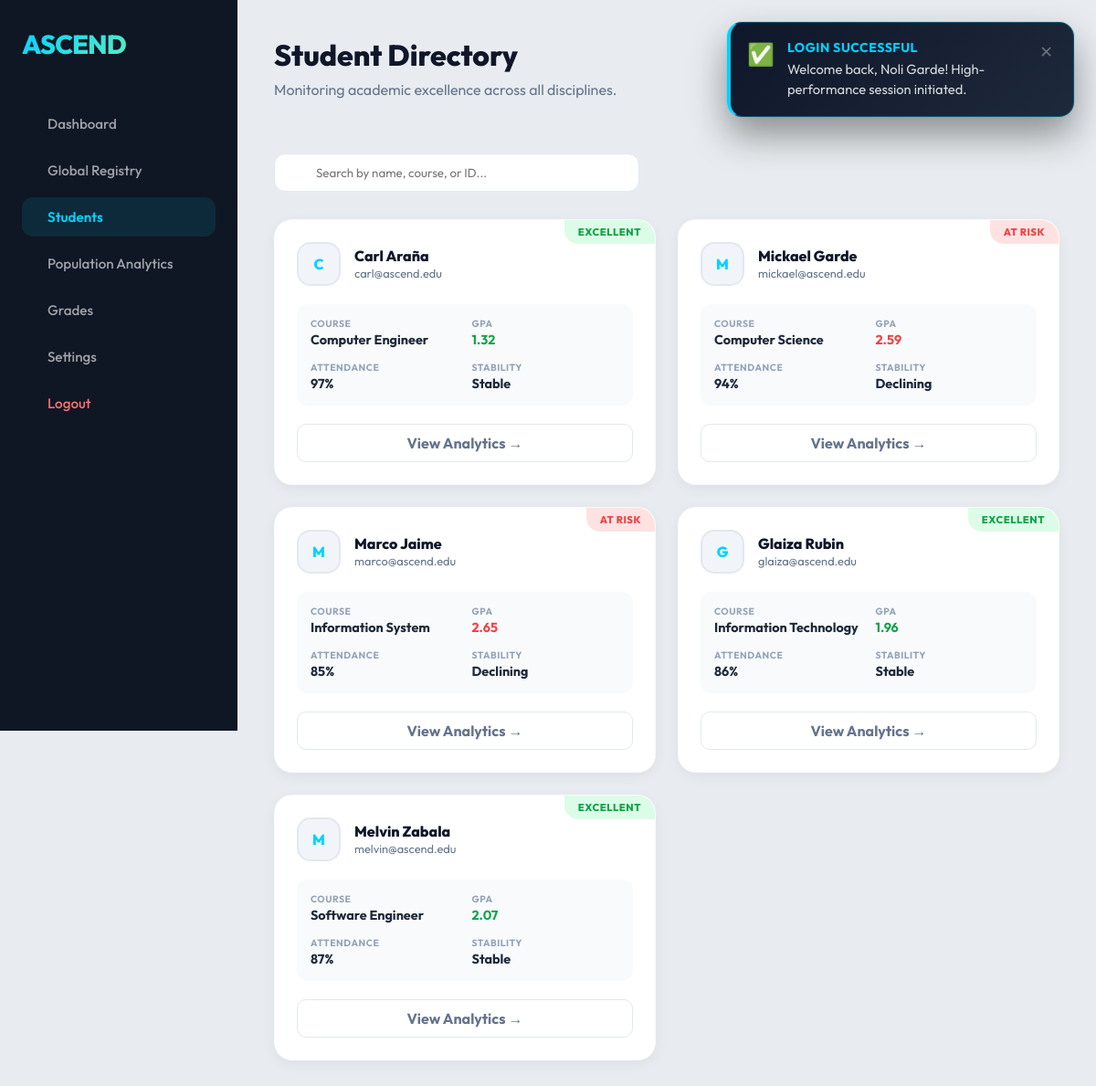
Screenshot of /teacher/students.php (signed in) with the database file from the repository.
### tables this page shows
CREATE TABLE `users` (
  `id` int(11) NOT NULL AUTO_INCREMENT,
  `username` varchar(100) NOT NULL,
  `email` varchar(100) NOT NULL,
  `password` varchar(255) NOT NULL,
  `role` enum('student','parent','teacher','guest','faculty','school_admin','registrar','cashier','librarian') DEFAULT NULL,
  `course` varchar(100) DEFAULT NULL,
  `created_at` timestamp NOT NULL DEFAULT current_timestamp(),
  PRIMARY KEY (`id`),
  UNIQUE KEY `email` (`email`)
);

### teacher/students.php (the view, shortened to what this page needs)
<?php
include('../config/db.php');
$search = isset($_GET['search']) ? trim($_GET['search']) : '';
$sql = "SELECT id, username, email, course, created_at FROM users WHERE role='student'";
$sql .= " ORDER BY course ASC, username ASC";
$stmt = $conn->prepare($sql);
$stmt->execute();
$students = $stmt->get_result();
$total_count = $students->num_rows;
?>
<?php include("../includes/header.php"); ?>
<div class="container">
    <?php include("../includes/sidebar.php"); ?>
    <div class="main-content">
        <div style="display: flex; justify-content: space-between; align-items: center; margin-bottom: 30px;">
            <div>
                <h1>Student Directory</h1>
                <p>Monitoring academic excellence across all disciplines.</p>
            </div>
            <div
                style="background: white; padding: 8px 18px; border-radius: 12px; box-shadow: 0 2px 10px rgba(0,0,0,0.05); font-weight: 700;">
                <span style="color: #64748b; font-size: 0.8rem; text-transform: uppercase;">Total Students:</span>
                <span style="color: var(--primary); margin-left: 5px;"><?php echo $total_count; ?></span>
            </div>
        </div>
        <form method="GET" style="margin-bottom: 30px;">
            <div style="position: relative; max-width: 400px;">
                <input type="text" name="search" value="<?php echo htmlspecialchars($search); ?>"
                    placeholder="Search by name, course, or ID..."
                    style="width: 100%; padding: 12px 15px 12px 45px; border-radius: 12px; border: 1px solid #e2e8f0; outline: none; font-family: inherit;">
            </div>
        </form>
        <div class="student-grid">
            <?php while ($s = $students->fetch_assoc()):
                $mockGPA = number_format(1 + (crc32($s['id']) % 200) / 100, 2);
                $isAtRisk = ($mockGPA > 2.5);
                ?>
                <div class="student-card">
                    <div class="risk-indicator <?php echo $isAtRisk ? 'risk-high' : 'risk-normal'; ?>">
                        <?php echo $isAtRisk ? 'At Risk' : 'Excellent'; ?>
                    </div>
                    <div class="student-header">
                        <div class="avatar-circle"><?php echo strtoupper(substr($s['username'], 0, 1)); ?></div>
                        <div class="student-meta">
                            <h4><?php echo htmlspecialchars($s['username']); ?></h4>
                            <p><?php echo htmlspecialchars($s['email']); ?></p>
                        </div>
                    </div>
                    <div class="data-grid">
                        <div class="data-item">
                            <label>Course</label>
                            <span><?php echo htmlspecialchars($s['course'] ?? 'BSIT'); ?></span>
                        </div>
                        <div class="data-item">
                            <label>GPA</label>
                            <span
                                style="color: <?php echo $isAtRisk ? '#ef4444' : '#16a34a'; ?>;"><?php echo $mockGPA; ?></span>
                        </div>
                        <div class="data-item">
                            <label>Attendance</label>
                            <span><?php echo 85 + (crc32($s['id']) % 15); ?>%</span>
                        </div>
                        <div class="data-item">
                            <label>Stability</label>
                            <span><?php echo $isAtRisk ? 'Declining' : 'Stable'; ?></span>
                        </div>
                    </div>
                    <a href="student_analytics.php?id=<?php echo $s['id']; ?>"
                        style="display: block; text-align: center; width: 100%; margin-top: 20px; padding: 10px; border: 1px solid #e2e8f0; border-radius: 10px; background: white; font-weight: 700; color: #64748b; text-decoration: none; transition: 0.2s;"
                        onmouseover="this.style.background='#f8fafc'; this.style.color='var(--primary)';"
                        onmouseout="this.style.background='white'; this.style.color='#64748b';">
                        View Analytics →
                    </a>
                </div>
            <?php endwhile; ?>
        </div>
    </div>
</div>
<?php include("../includes/footer.php"); ?>

### assets/css/style.css (style rules this page uses)
:root { --primary: #00d2ff; --secondary: #92fe9d; --accent: #6e45e2; --dark: #070b14; --darker: #04070d; --light: #f8fafc; --glass: rgba(255, 255, 255, 0.05); --glass-border: rgba(255, 255, 255, 0.1); --sidebar-width: 260px; }
* { margin: 0; padding: 0; box-sizing: border-box; font-family: 'Outfit', sans-serif; }
body { background: #e8ecf0; color: #1e293b; min-height: 100vh; overflow-x: hidden; }
.container { display: flex; width: 100%; }
.main-content { flex: 1; margin-left: var(--sidebar-width); padding: 40px; }
.main-content h1 { font-size: 2rem; font-weight: 800; color: #0f172a; margin-bottom: 8px; }
.main-content p { color: #64748b; margin-bottom: 30px; }

### teacher/students.php (style rules this page uses)
.student-grid { display: grid; grid-template-columns: repeat(auto-fill, minmax(320px, 1fr)); gap: 24px; margin-top: 30px; }
.student-card { background: white; border-radius: 20px; padding: 24px; box-shadow: 0 4px 15px rgba(0, 0, 0, 0.05); border: 1px solid rgba(0, 0, 0, 0.02); transition: 0.3s; position: relative; overflow: hidden; }
.risk-indicator { position: absolute; top: 0; right: 0; padding: 6px 15px; border-radius: 0 0 0 15px; font-size: 0.7rem; font-weight: 800; text-transform: uppercase; letter-spacing: 0.5px; }
.risk-high { background: #fee2e2; color: #ef4444; }
.risk-normal { background: #dcfce7; color: #16a34a; }
.student-header { display: flex; align-items: center; gap: 15px; margin-bottom: 20px; }
.avatar-circle { width: 48px; height: 48px; border-radius: 15px; background: #f1f5f9; display: flex; align-items: center; justify-content: center; font-weight: 800; color: var(--primary); border: 2px solid #e2e8f0; }
.student-meta h4 { font-size: 1rem; font-weight: 800; color: #0f172a; line-height: 1.2; }
.student-meta p { font-size: 0.8rem; color: #64748b; margin: 0; }
.data-grid { display: grid; grid-template-columns: 1fr 1fr; gap: 15px; background: #f8fafc; padding: 15px; border-radius: 12px; }
.data-item label { display: block; font-size: 0.65rem; font-weight: 700; color: #94a3b8; text-transform: uppercase; letter-spacing: 0.5px; margin-bottom: 2px; }
.data-item span { font-size: 0.9rem; font-weight: 700; color: #1e293b; }

### rows the page displays
users: shows "EXCELLENT", username "C", username "Carl Araña", email "carl@ascend.edu", course "Computer Engineer", id "1.32", 85 + (crc32($s['id']) % 15) "97", shows "Stable"
users: shows "AT RISK", username "M", username "Mickael Garde", email "mickael@ascend.edu", course "Computer Science", id "2.59", 85 + (crc32($s['id']) % 15) "94", shows "Declining"
users: shows "AT RISK", username "M", username "Marco Jaime", email "marco@ascend.edu", course "Information System", id "2.65", 85 + (crc32($s['id']) % 15) "85", shows "Declining"
users: shows "EXCELLENT", username "G", username "Glaiza Rubin", email "glaiza@ascend.edu", course "Information Technology", id "1.96", 85 + (crc32($s['id']) % 15) "86", shows "Stable"
users: shows "EXCELLENT", username "M", username "Melvin Zabala", email "melvin@ascend.edu", course "Software Engineer", id "2.07", 85 + (crc32($s['id']) % 15) "87", shows "Stable"

### other values shown
$flash "Welcome back, Noli Garde! High-performance session initiated."
